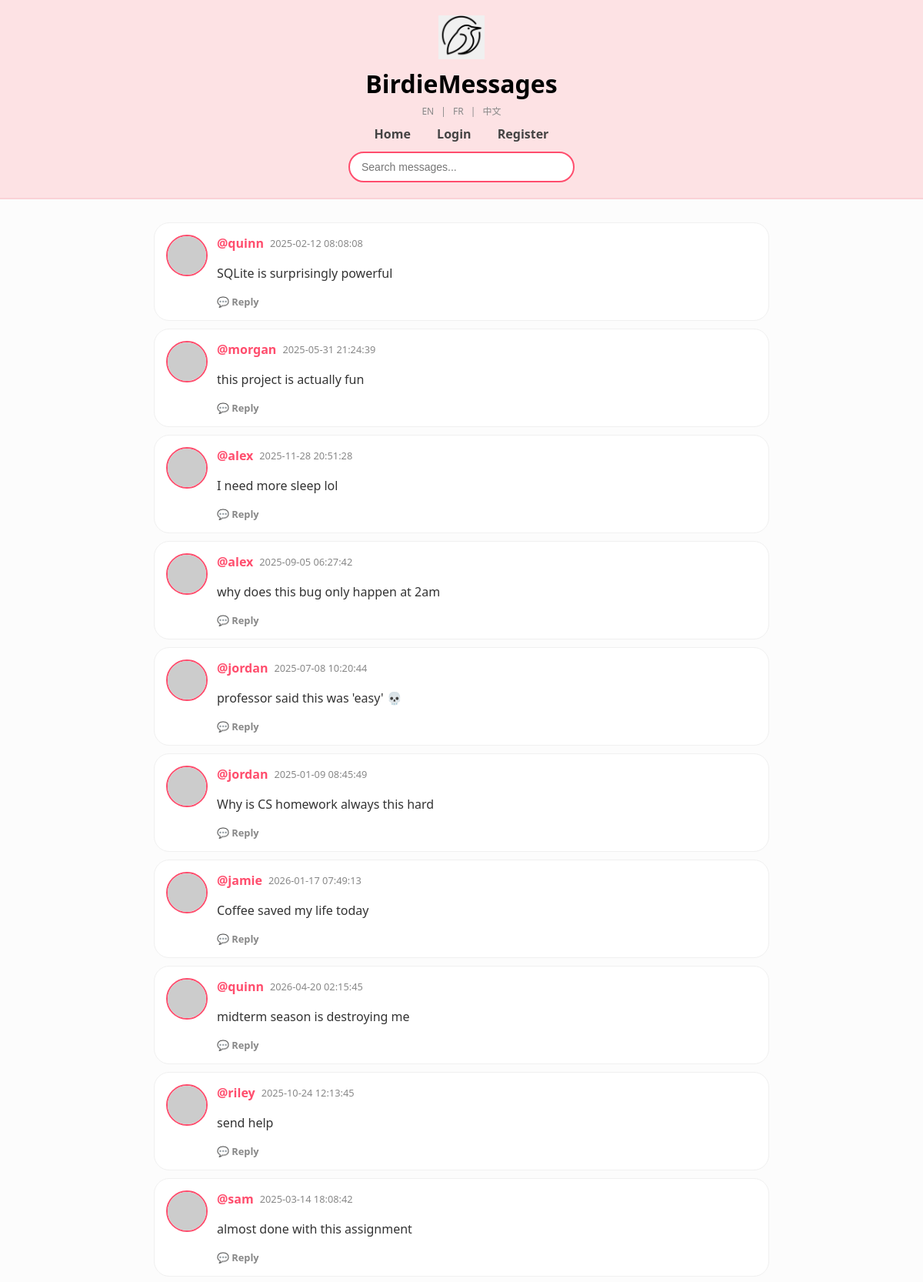
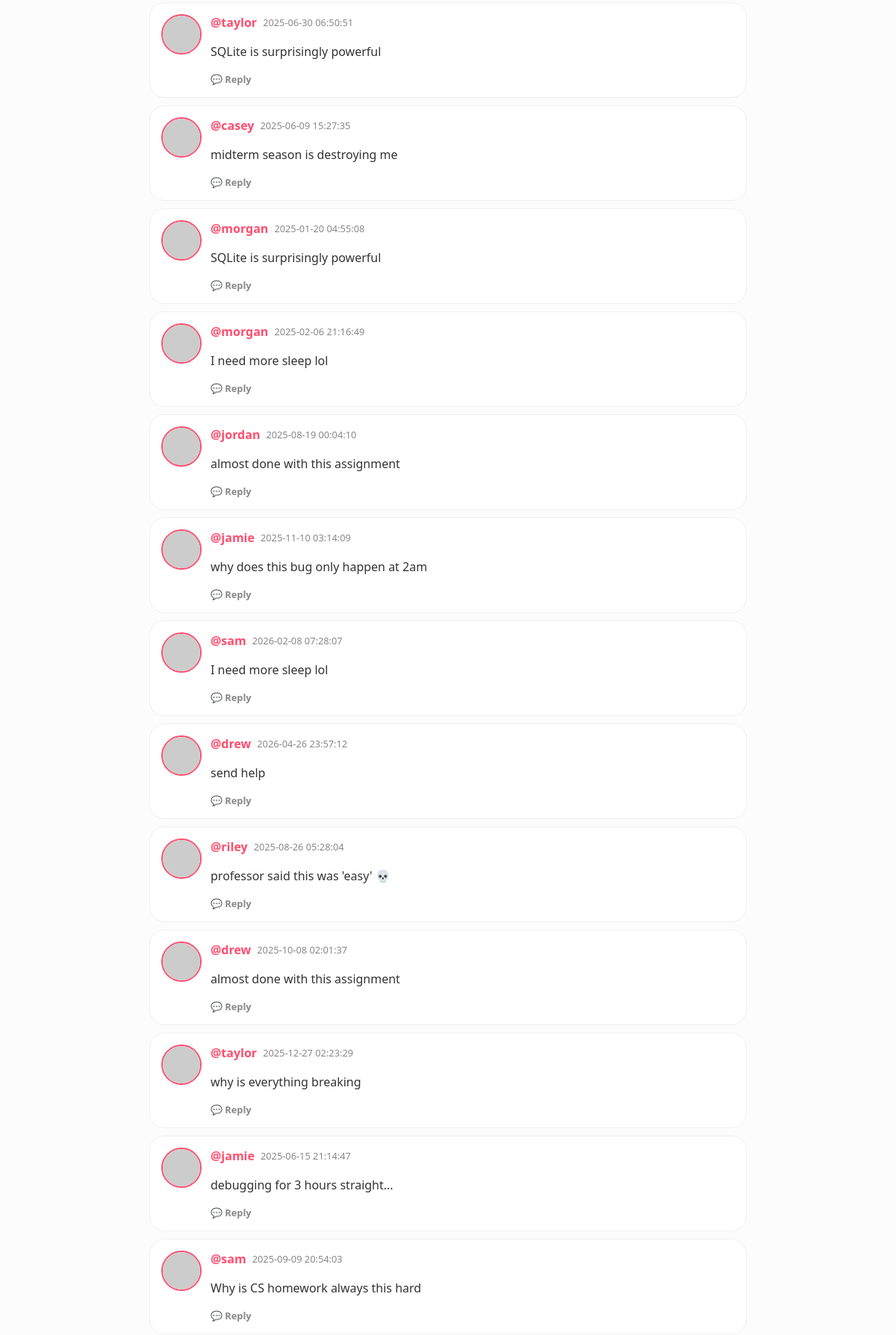
Screenshot of /?page=2 (upper part) with the database file from the repository (2 pictures, top to bottom).
### tables this page shows
CREATE TABLE users (
            id INTEGER PRIMARY KEY AUTOINCREMENT,
            username TEXT UNIQUE,
            password TEXT,
            age INTEGER,
            bio TEXT
        );

### app.py (the view)
@app.get("/", response_class=HTMLResponse)
async def home(request: Request, page: int = 1):
    if page < 1: page = 1
    limit = 50
    offset = (page - 1) * limit
    db = get_db()
    rows = db.execute("""
    WITH RECURSIVE message_tree AS (
    SELECT
        id,
        id AS root_id,
        parent_id,
        timestamp,
        0 AS depth
    FROM messages
    WHERE parent_id IS NULL

    UNION ALL

    SELECT
        m.id,
        mt.root_id,
        m.parent_id,
        m.timestamp,
        mt.depth + 1
    FROM messages m
    JOIN message_tree mt ON m.parent_id = mt.id
    )
    SELECT
        m.id,
        m.user_id,
        m.content,
        m.timestamp,
        m.edited_at,
        m.parent_id,
        u.username,
        mt.depth,
        mt.root_id
    FROM messages m
    JOIN message_tree mt ON m.id = mt.id
    LEFT JOIN users u ON m.user_id = u.id
    ORDER BY mt.root_id DESC, mt.depth ASC, m.id ASC
    LIMIT ? OFFSET ?
    """, (limit, offset)).fetchall()
    total_row = db.execute("SELECT COUNT(*) FROM messages").fetchone()
    total = total_row[0] if total_row else 0
    new_rows = []
    for r in rows:
        r = dict(r)
        if "depth" not in r:
            r["depth"] = 0
        new_rows.append(r)
    rows = new_rows
    db.close()
    logged_in_user = request.cookies.get("username")
    return templates.TemplateResponse(
        request=request,
        name="index.html",
        context={
            "request": request,
            "messages": rows,
            "page": page,
            "has_next": (offset + limit) < total,
            "has_prev": page > 1,
            "user": logged_in_user,
            "t": get_translations(request)
        }
    )

### templates/index.html (shortened to what this page needs)
<!DOCTYPE html>
<html lang="en">
<head>
</head>
</body>
<body>
{% set t = get_t(request) %}
<header class="birdie-header">
    <div class="logo-container">
        <img src="/static/logo.png" class="main-logo">
        <div class="title-nav">
            <h1>BirdieMessages</h1>
            <div class="lang-nav">
                <a href="/set_lang/en">EN</a> |
                <a href="/set_lang/fr">FR</a> |
                <a href="/set_lang/zh">中文</a>
            </div>
            <nav>
                <a href="/">{{ t.home }}</a>
                {% if user %}
                    <a href="/create_message">+ {{ t.post }}</a>
                    <a href="/profile/{{ user }}">{{ t.profile }}</a>
                    <a href="/logout">{{ t.logout }}</a>
                {% else %}
                    <a href="/login">{{ t.login }}</a>
                    <a href="/register">{{ t.register }}</a>
                {% endif %}
            </nav>
            <div class="search-row">
                <form action="/search" method="get">
                    <input type="text" name="q" placeholder="{{ t.search_placeholder }}">
                </form>
            </div>
        </div>
    </div>
</header>
<div class="container">
    {% for msg in messages %}
        <div class="chirp-card {% if msg.depth is defined and msg.depth > 0 %}is-reply{% endif %}">
            <img class="avatar-circle {% if msg.parent_id %}avatar-reply{% endif %}"
                src="https://robohash.org/{{ msg.username }}?set=set4&size=50x50">
            <div style="flex:1;">
                <div style="display:flex; gap:8px; align-items:center;">
                    <a class="username" href="/profile/{{ msg.username }}">@{{ msg.username }}</a>
                    <span class="timestamp">{{ msg.timestamp }}</span>
                </div>
                <div class="message-content">
                    {{ linkify(msg.content) | safe }}
                </div>
                <div class="actions-bar">
                    <a href="/message/{{ msg.id }}" class="btn-action">💬 {{ t.reply or 'Reply' }}</a>
                </div>
            </div>
        </div>
    {% endfor %}
</div>
</body>
</html>

### templates/index.html (style rules this page uses)
:root { --birdie-pink: #fde2e4; --birdie-dark-pink: #ff4d6d; --birdie-border: #fad2d6; --nav-text: #444; }
body { background-color: #fcfcfc; font-family: 'Segoe UI', Roboto, Helvetica, Arial, sans-serif; margin: 0; padding: 0; color: #333; }
.birdie-header { background-color: var(--birdie-pink); padding: 20px 0; border-bottom: 2px solid var(--birdie-border); text-align: center; }
.logo-container { display: flex; flex-direction: column; align-items: center; }
.main-logo { width: 60px; height: auto; margin-bottom: 5px; }
.title-nav h1 { font-size: 32px; margin: 5px 0; font-weight: 800; color: #000; }
.lang-nav { font-size: 0.75em; color: #888; margin-bottom: 10px; }
.lang-nav a { color: #888; text-decoration: none; margin: 0 6px; }
.title-nav nav { margin: 10px 0; font-weight: 600; }
.title-nav nav a { text-decoration: none; color: var(--nav-text); margin: 0 15px; }
.search-row { margin-top: 12px; }
.search-row input { padding: 10px 15px; width: 260px; border-radius: 20px; border: 2px solid var(--birdie-dark-pink); outline: none; font-size: 14px; background: white; }
.container { max-width: 800px; margin: 30px auto; padding: 0 20px; }
.chirp-card { background: white; border: 1px solid #f0f0f0; border-radius: 20px; padding: 15px; margin-bottom: 10px; display: flex; gap: 12px; }
.avatar-circle { width: 50px; height: 50px; border-radius: 50%; border: 2px solid var(--birdie-dark-pink); }
.username { color: var(--birdie-dark-pink); font-weight: bold; text-decoration: none; }
.message-content { margin-top: 5px; line-height: 1.5; }
.timestamp, .bio-text { color: #888; font-size: 0.8em; font-family: inherit; }
.actions-bar { margin-top: 10px; display: flex; gap: 15px; font-family: inherit; }
.btn-action { text-decoration: none; font-size: 0.8em; color: #888; font-weight: 600; font-family: inherit; }

### rows the page displays
users: username "quinn", timestamp "2025-02-12 08:08:08", linkify "SQLite is surprisingly powerful", reply "Reply", timestamp "2026-04-20 02:15:45", linkify "midterm season is destroying me"
users: username "morgan", timestamp "2025-05-31 21:24:39", linkify "this project is actually fun", reply "Reply", timestamp "2025-01-20 04:55:08", linkify "SQLite is surprisingly powerful", timestamp "2025-02-06 21:16:49", linkify "I need more sleep lol"
users: username "alex", timestamp "2025-11-28 20:51:28", linkify "I need more sleep lol", reply "Reply", timestamp "2025-09-05 06:27:42", linkify "why does this bug only happen at 2am"
users: username "jordan", timestamp "2025-07-08 10:20:44", linkify "professor said this was 'easy' 💀", reply "Reply", timestamp "2025-01-09 08:45:49", linkify "Why is CS homework always this hard", timestamp "2025-08-19 00:04:10", linkify "almost done with this assignment"
users: username "jamie", timestamp "2026-01-17 07:49:13", linkify "Coffee saved my life today", reply "Reply", timestamp "2025-11-10 03:14:09", linkify "why does this bug only happen at 2am", timestamp "2025-06-15 21:14:47", linkify "debugging for 3 hours straight..."
users: username "riley", timestamp "2025-10-24 12:13:45", linkify "send help", reply "Reply", timestamp "2025-08-26 05:28:04", linkify "professor said this was 'easy' 💀"
users: username "sam", timestamp "2025-03-14 18:08:42", linkify "almost done with this assignment", reply "Reply", timestamp "2026-02-08 07:28:07", linkify "I need more sleep lol", timestamp "2025-09-09 20:54:03", linkify "Why is CS homework always this hard"
users: username "taylor", timestamp "2025-06-30 06:50:51", linkify "SQLite is surprisingly powerful", reply "Reply", timestamp "2025-12-27 02:23:29", linkify "why is everything breaking"
users: username "casey", timestamp "2025-06-09 15:27:35", linkify "midterm season is destroying me", reply "Reply"
users: username "drew", timestamp "2026-04-26 23:57:12", linkify "send help", reply "Reply", timestamp "2025-10-08 02:01:37", linkify "almost done with this assignment"

### other values shown
{{ t.home }} "Home"
{{ t.login }} "Login"
{{ t.register }} "Register"
